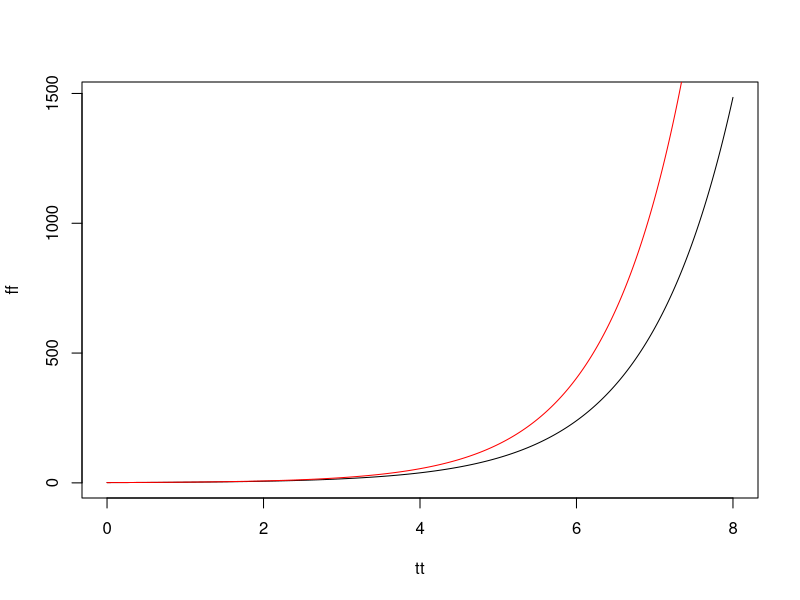

Reproduce this figure in R.
Solucion_Ecu_Dif <- function(valini=0, del1=0, fun=0){
  np1 = length(fun)
  funN = rep(0,np1)

  funN[1] = valini
  x1 = valini
  for (i in 2:np1){
    x2 = x1 + del1 * fun[i-1]
    funN[i] = x2
    x1 = x2
  }
  ret = funN
}

t1 = 0
t2 = .1
x0 = 1
del1 = .001

np1 = round((t2-t1)/del1 +1)

fun = rep(1,np1)
t = seq(t1, t2, length.out = np1)

tt = c()
ff = c()

for (i in 1:80){
   tt = c(tt, t)
   res = Solucion_Ecu_Dif(x0, del1, fun)
   ff = c(ff, res)
   x0 = res[np1]
   fun = res
   t = t2+t
}

plot(tt, ff, type='l')

yy = exp(tt)

points(tt, yy, type='l', col='red')

